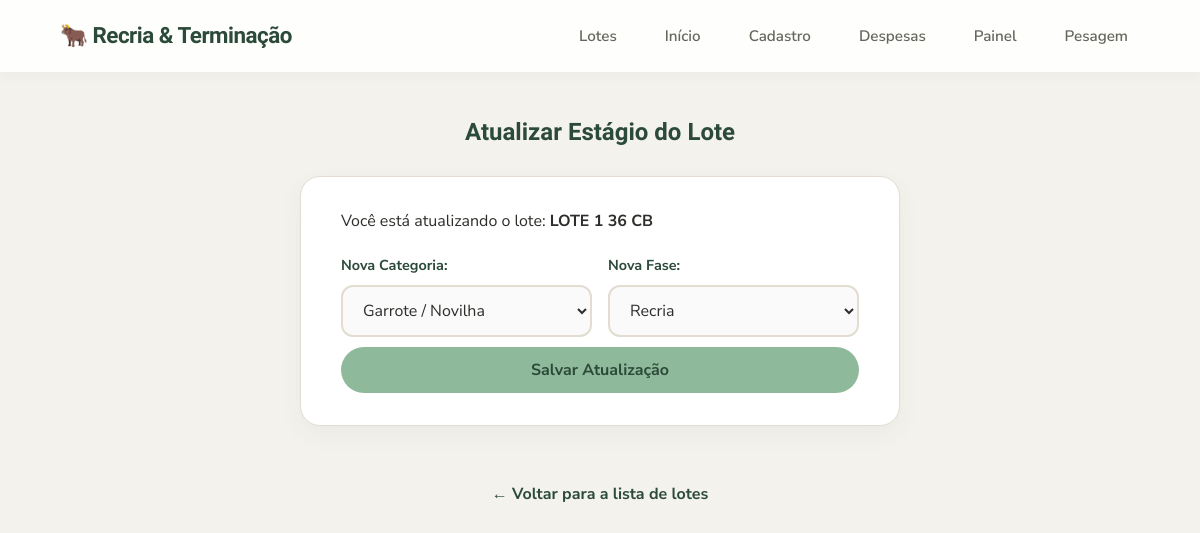
Page /editar_lote/1 on the committed database.
### tables this page shows
CREATE TABLE lotes (
            id INTEGER PRIMARY KEY AUTOINCREMENT,
            identificacao TEXT NOT NULL,
            fase_atual TEXT NOT NULL,
            categoria_animal TEXT,
            data_inicio TEXT,
            qtd_cabecas INTEGER,
            custo_bezerro_unitario REAL,
            custo_total_compra REAL,
            valor_venda_total REAL,
            total_arrobas_vendidas REAL,
            status TEXT DEFAULT 'Em Andamento'
        );

### app.py (the view, shortened to what this page needs)
@app.route('/editar_lote/<int:id>', methods=['GET', 'POST'])
def editar_lote(id):
    conexao = conectar()
    lote = conexao.execute('SELECT * FROM lotes WHERE id = ?', (id,)).fetchone()
    conexao.close()
    return render_template('editar_lote.html', lote=lote)

### config_banco.py (called while the page is built)
def conectar():
    conexao = sqlite3.connect('dados.db')
    conexao.row_factory = sqlite3.Row
    return conexao

### templates/editar_lote.html (shortened to what this page needs)
{% extends "base.html" %}
{% block conteudo %}
<h2>Atualizar Estágio do Lote</h2>
<div class="form-caixa">
    <p style="margin-bottom: 20px;">Você está atualizando o lote: <strong>{{ lote.identificacao }}</strong></p>
    <form action="{{ url_for('editar_lote', id=lote.id) }}" method="POST">
        <div class="form-linha">
            <div class="campo">
                <label for="categoria_animal">Nova Categoria:</label>
                <select id="categoria_animal" name="categoria_animal" required>
                    <option value="Garrote" {% if lote.categoria_animal == 'Garrote' %}selected{% endif %}>Garrote / Novilha</option>
                </select>
            </div>
            <div class="campo">
                <label for="fase_atual">Nova Fase:</label>
                <select id="fase_atual" name="fase_atual" required>
                    <option value="Recria" {% if lote.fase_atual == 'Recria' %}selected{% endif %}>Recria</option>
                </select>
            </div>
        </div>
        <button type="submit">Salvar Atualização</button>
    </form>
</div>
<a class="voltar" href="{{ url_for('lotes') }}">← Voltar para a lista de lotes</a>
{% endblock %}

### static/style.css (style rules this page uses)
* { box-sizing: border-box; margin: 0; padding: 0; }
:root { --verde-salvia: #8FB99B; --verde-escuro: #2C4A3A; --creme: #F4F2EC; --branco: #FFFFFF; --terracota: #E8B4A0; --terracota-escuro: #A65D45; --texto: #2D2D2A; --texto-suave: #66665D; --borda: #E2DDD0; --raio: 20px; --raio-peq: 12px; --sombra-suave: 0 8px 24px rgba(44, 74, 58, 0.05); --sombra-hover: 0 16px 32px rgba(44, 74, 58, 0.12); --transicao: all 0.3s cubic-bezier(0.25, 0.8, 0.25, 1); }
body { font-family: 'Nunito Sans', Arial, sans-serif; background-color: var(--creme); color: var(--texto); line-height: 1.6; display: flex; flex-direction: column; min-height: 100vh; }
h1, h2, h3, h4 { font-family: 'Baloo 2', 'Nunito Sans', sans-serif; color: var(--verde-escuro); font-weight: 700; text-align: center; margin-bottom: 24px; }
.form-caixa { background-color: var(--branco); border: 1px solid var(--borda); border-radius: var(--raio); padding: 32px 40px; width: 100%; max-width: 600px; margin: 0 auto 32px auto; box-shadow: var(--sombra-suave); }
.campo { margin-bottom: 20px; width: 100%; }
.campo label { display: block; margin-bottom: 8px; font-weight: 700; font-size: 0.9rem; color: var(--verde-escuro); }
.campo input, .campo select { width: 100%; padding: 12px 16px; border: 2px solid var(--borda); border-radius: var(--raio-peq); font-size: 1rem; font-family: 'Nunito Sans', sans-serif; background-color: #FAFAFA; transition: var(--transicao); color: var(--texto); }
.form-linha { display: grid; grid-template-columns: repeat(auto-fit, minmax(180px, 1fr)); gap: 16px; align-items: end; }
.form-linha .campo { margin-bottom: 0; }
button, .botao { background-color: var(--verde-salvia); color: var(--verde-escuro); border: none; padding: 12px 28px; border-radius: 999px; font-size: 1rem; font-weight: 700; font-family: 'Nunito Sans', sans-serif; cursor: pointer; transition: var(--transicao); display: inline-flex; justify-content: center; align-items: center; text-decoration: none; width: 100%; margin-top: 10px; }
.voltar { display: inline-block; margin-top: 24px; color: var(--verde-escuro); text-decoration: none; font-weight: 700; transition: var(--transicao); }

### rows in the picture
lotes: identificacao "LOTE 1 36 CB", categoria_animal "Garrote / Novilha", fase_atual "Recria"
